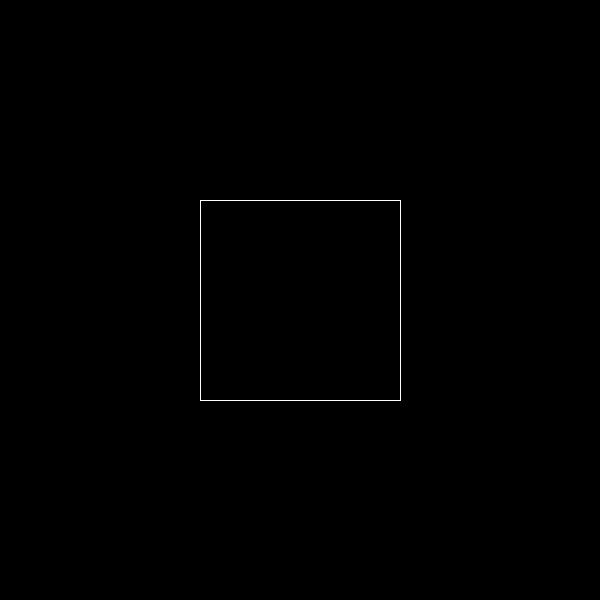
Frame 1 (no input)
Frame 60 (the mouse pressed at the canvas centre just before this capture): identical to frame 1, image omitted
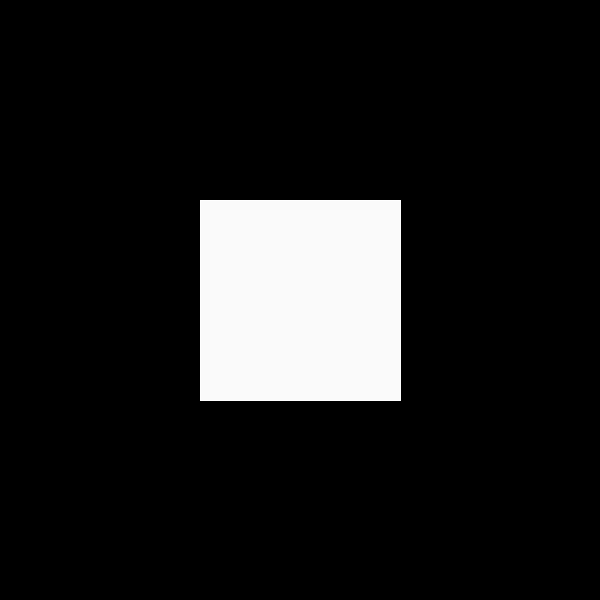
Frame 120 (the mouse held since frame 60 and released just before this capture)

The Processing sketch that drew these frames (run headless with seeded random() and noise(); from frame 60 on, the mouse is pressed at the canvas centre):

// Processing sketch: Glowing_algo
// ── Glowing_algo.pde
float x = 300;
float y = 300;
float w = 200;
float brightness;
float speed = 5;

void setup(){
  size(600,600);
  println("This is Running");
  brightness = 0;
}

void draw(){
  rectMode(CENTER);
  background(0);
  stroke(255);
  
  if(mouseX > x - w/2 && mouseX < x + w/2 && mouseY > y - w/2 && mouseY < y + w/2){
    brightness = 255;
    fill(brightness);
    
  }
    brightness -= speed;
    fill(brightness);
   square(x,y,w);
}
  
